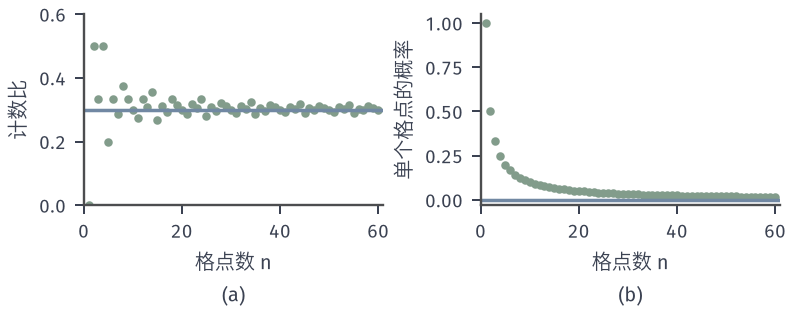

Source code (Python):
"""A point chosen from n equally spaced positions k/n (k = 1..n) in (0,1].
(a) P(0.2 < X <= 0.5) = #{k: 0.2 < k/n <= 0.5}/n approaches the length 0.3.
(b) the probability 1/n of any single position tends to 0."""
from pathlib import Path
import sys
ROOT = next(p for p in Path(__file__).resolve().parents if (p/"build.sh").is_file() and (p/"tex/book.tex").is_file())
sys.path.insert(0, str(ROOT/"figures/00-shared/mathematical-preliminaries-upper/00-shared/comprehension-figures"))
from support import figure, save, BLUE, GREEN, YELLOW, RED, PURPLE, INK, MUTED, GRID, BLUE_FILL, GREEN_FILL, YELLOW_FILL, RED_FILL, PURPLE_FILL
import numpy as np

def tidy(ax):
    for sp in ("left", "bottom"):
        ax.spines[sp].set_linewidth(0.95)

from fractions import Fraction
n = np.arange(1, 61)
ratio = np.array([sum(1 for k in range(1, m + 1) if Fraction(1, 5) < Fraction(k, m) <= Fraction(1, 2)) / m for m in n])
fig, axes = figure(width_mm=112, height_mm=44, ncols=2)
ax = axes[0]
ax.plot(n, ratio, 'o', color=GREEN, ms=2.4)
ax.axhline(0.3, color=BLUE, lw=1.4)
ax.set_xlabel('格点数 n'); ax.set_ylabel('计数比'); ax.set_ylim(0, 0.6)
ax = axes[1]
ax.plot(n, 1 / n, 'o', color=GREEN, ms=2.4)
ax.axhline(0, color=BLUE, lw=1.4)
ax.set_xlabel('格点数 n'); ax.set_ylabel('单个格点的概率'); ax.set_ylim(-0.03, 1.05)
for a_, tag in zip(axes, ('(a)', '(b)')):
    tidy(a_); a_.set_xlim(0, 61)
    a_.text(0.5, -0.42, tag, transform=a_.transAxes, ha='center', va='top', fontsize=8)
save(fig, Path(__file__).resolve().parent, 'figure', {'event': '(0.2, 0.5]', 'ratios_n_4_10_60': [float(ratio[3]), float(ratio[9]), float(ratio[59])]})
print(ratio[3], ratio[9], ratio[6], ratio[59])
